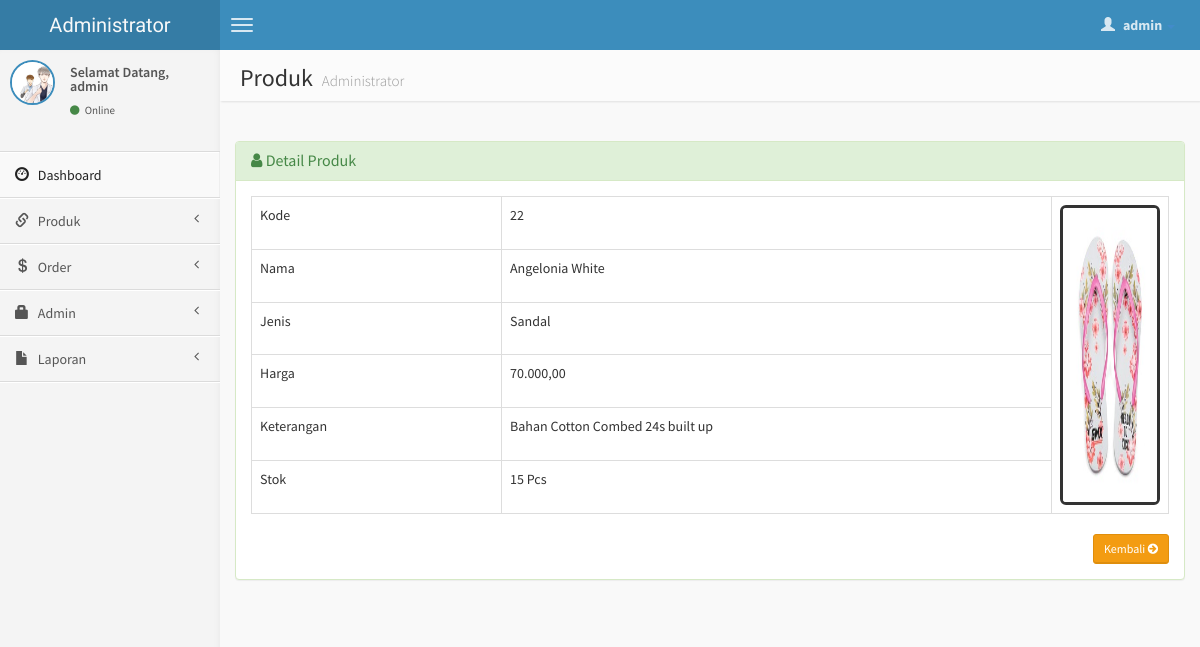
The page /admin/detail-produk.php?hal=edit&kd=22 (signed in) on the database its author committed.
### tables this page shows
CREATE TABLE `produk` (
  `kode` int(10) NOT NULL,
  `nama` varchar(30) NOT NULL,
  `jenis` varchar(10) NOT NULL,
  `ukuran` varchar(5) NOT NULL,
  `harga` int(10) NOT NULL,
  `keterangan` varchar(100) NOT NULL,
  `stok` int(3) NOT NULL,
  `gambar` varchar(40) NOT NULL
);

### admin/detail-produk.php (the view, shortened to what this page needs)
<?php
if (empty($_SESSION['username'])){
	header('location:../index.php');
} else {
?>
<!DOCTYPE html>
<html>
    <head>
        <link href="../dist/css/bootstrap.css" rel="stylesheet" type="text/css" />
        <link href="//cdnjs.cloudflare.com/ajax/libs/font-awesome/4.1.0/css/font-awesome.min.css" rel="stylesheet" type="text/css" />
        <link href="//code.ionicframework.com/ionicons/1.5.2/css/ionicons.min.css" rel="stylesheet" type="text/css" />
        <link href="../css/morris/morris.css" rel="stylesheet" type="text/css" />
        <link href="../css/jvectormap/jquery-jvectormap-1.2.2.css" rel="stylesheet" type="text/css" />
        <link href="../css/datepicker/datepicker3.css" rel="stylesheet" type="text/css" />
        <link href="../css/daterangepicker/daterangepicker-bs3.css" rel="stylesheet" type="text/css" />
        <link href="../css/bootstrap-wysihtml5/bootstrap3-wysihtml5.min.css" rel="stylesheet" type="text/css" />
        <link href="../css/AdminLTE.css" rel="stylesheet" type="text/css" />
        <link rel="stylesheet" href="datatables/dataTables.bootstrap.css"/>
    </head>
    <body class="skin-blue">
        <header class="header">
            <a href="index.php" class="logo">
                Administrator
            </a>
            <nav class="navbar navbar-static-top" role="navigation">
                <a href="#" class="navbar-btn sidebar-toggle" data-toggle="offcanvas" role="button">
                    <span class="icon-bar"></span>
                    <span class="icon-bar"></span>
                    <span class="icon-bar"></span>
                </a>
                <div class="navbar-right">
                    <ul class="nav navbar-nav">
                        <li class="dropdown user user-menu">
                            <a href="#" class="dropdown-toggle" data-toggle="dropdown">
                                <i class="glyphicon glyphicon-user"></i>
                                <span><?php echo $_SESSION['fullname']; ?> <i class="caret"></i></span>
                            </a>
<?php } ?>
                        </li>
                    </ul>
                </div>
            </nav>
        </header>
        <div class="wrapper row-offcanvas row-offcanvas-left">
            <aside class="left-side sidebar-offcanvas">
                <section class="sidebar">
                    <div class="user-panel">
                        <div class="pull-left image">
                            <img src="<?php echo $_SESSION['gambar']; ?>" class="img-circle" alt="User Image" style="border: 2px solid #3C8DBC;" />
                        </div>
                        <div class="pull-left info">
                            <p>Selamat Datang,<br /><?php echo $_SESSION['fullname']; ?></p>
                            <a href="#"><i class="fa fa-circle text-success"></i> Online</a>
                        </div>
                    </div>
                    <?php include "menu.php"; ?>
                </section>
            </aside>
            <aside class="right-side">
                <section class="content-header">
                    <h1>
                        Produk
                        <small>Administrator</small>
                    </h1>
                </section>
                <section class="content">
                    <br />
                    <div class="row">
                        <div class="col-lg-12">
                    <div class="panel panel-success">
                        <div class="panel-heading">
                        <h3 class="panel-title"><i class="fa fa-user"></i> Detail Produk </h3>
                        </div>
                        <?php
                    $query = mysqli_query($koneksi, "SELECT * FROM produk WHERE kode='$_GET[kd]'");
                    $data  = mysqli_fetch_array($query);
                    ?>
                                <div class="panel-body">
                      <table id="example" class="table table-hover table-bordered">
                    <tr>
                    <td>Kode</td>
                    <td><?php echo $data['kode']; ?></td>
                    <td rowspan="9"><div class="pull-right image">
                            <img src="<?php echo $data['gambar']; ?>" class="img-rounded" height="300" width="250" alt="User Image" style="border: 3px solid #333333;" />
                        </div></td>
                    </tr>
                    <tr>
                    <td width="250">Nama</td>
                    <td width="550"><?php echo $data['nama']; ?></td>
                    </tr>
                    <tr>
                    <td>Jenis</td>
                    <td><?php echo $data['jenis']; ?></td>
                    </tr>
                    <tr>
                    <td>Harga</td>
                    <td><?php echo number_format($data['harga'],2,",",".");?></td>
                    </tr>
                    <tr>
                    <td>Keterangan</td>
                    <td><?php echo $data['keterangan']; ?></td>
                    </tr>
                    <tr>
                    <td>Stok</td>
                    <td><?php echo $data['stok']; ?> Pcs</td>
                    </tr>
                   </table>
                <div class="text-right">
                <a href="produk.php" class="btn btn-sm btn-warning"> Kembali <i class="fa fa-arrow-circle-right"></i></a>
                </div>
                                </div>
              </div>
            </div>
                    </div>
                </section>
            </aside>
        </div>
    </body>
</html>

### rows shown on the page
produk: kode "22", gambar (picture), nama "Angelonia White", jenis "Sandal", harga "70.000,00", keterangan "Bahan Cotton Combed 24s built up", stok "15"

### other values the page prints
$_SESSION['fullname'] "admin"
